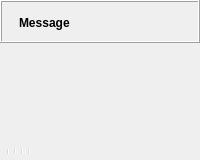
  <widget class="QWidget" name="centralwidget">
   <layout class="QVBoxLayout" name="verticalLayout_2">
    <property name="spacing">
     <number>0</number>
    </property>
    <property name="leftMargin">
     <number>0</number>
    </property>
    <property name="topMargin">
     <number>0</number>
    </property>
    <property name="rightMargin">
     <number>0</number>
    </property>
    <property name="bottomMargin">
     <number>0</number>
    </property>
    <item>
     <widget class="QWidget" name="mainWidget" native="true">
      <property name="sizePolicy">
       <sizepolicy hsizetype="Expanding" vsizetype="Expanding">
        <horstretch>0</horstretch>
        <verstretch>0</verstretch>
       </sizepolicy>
      </property>
      <layout class="QVBoxLayout" name="verticalLayout_3">
       <property name="spacing">
        <number>0</number>
       </property>
       <property name="leftMargin">
        <number>0</number>
       </property>
       <property name="topMargin">
        <number>0</number>
       </property>
       <property name="rightMargin">
        <number>0</number>
       </property>
       <property name="bottomMargin">
        <number>0</number>
       </property>
       <item>
        <widget class="QFrame" name="frameCompileResult">
         <property name="frameShape">
          <enum>QFrame::Shape::Box</enum>
         </property>
         <property name="frameShadow">
          <enum>QFrame::Shadow::Raised</enum>
         </property>
         <layout class="QGridLayout" name="gridLayoutCompileResult">
          <property name="leftMargin">
           <number>6</number>
          </property>
          <property name="topMargin">
           <number>6</number>
          </property>
          <property name="rightMargin">
           <number>6</number>
          </property>
          <property name="bottomMargin">
           <number>4</number>
          </property>
          <property name="horizontalSpacing">
           <number>4</number>
          </property>
          <item row="0" column="1">
           <widget class="QLabel" name="labelCompileResultMessage">
            <property name="sizePolicy">
             <sizepolicy hsizetype="Preferred" vsizetype="Preferred">
              <horstretch>1</horstretch>
              <verstretch>0</verstretch>
             </sizepolicy>
            </property>
            <property name="font">
             <font>
              <bold>true</bold>
             </font>
            </property>
            <property name="text">
             <string>Message</string>
            </property>
            <property name="wordWrap">
             <bool>true</bool>
            </property>
           </widget>
          </item>
          <item row="0" column="2">
           <widget class="QToolButton" name="toolButtonCompileResultClose">
            <property name="text">
             <string/>
            </property>
            <property name="icon">
             <iconset theme="openscad-close"/>
            </property>
            <property name="iconSize">
             <size>
              <width>22</width>
              <height>22</height>
             </size>
            </property>
            <property name="autoRaise">
             <bool>true</bool>
            </property>
           </widget>
          </item>
          <item row="0" column="0">
           <widget class="QLabel" name="labelCompileResultIcon">
            <property name="text">
             <string/>
            </property>
            <property name="scaledContents">
             <bool>true</bool>
            </property>
           </widget>
          </item>
         </layout>
        </widget>
       </item>
       <item>
        <widget class="QGLView" name="qglview" native="true">
         <property name="sizePolicy">
          <sizepolicy hsizetype="Expanding" vsizetype="Expanding">
           <horstretch>0</horstretch>
           <verstretch>0</verstretch>
          </sizepolicy>
         </property>
         <property name="minimumSize">
          <size>
           <width>200</width>
           <height>100</height>
          </size>
         </property>
        </widget>
       </item>
       <item>
        <widget class="QToolBar" name="viewerToolBar">
         <addaction name="designActionPreview"/>
         <addaction name="designActionRender"/>
         <addaction name="separator"/>
         <addaction name="viewActionViewAll"/>
         <addaction name="viewActionZoomIn"/>
         <addaction name="viewActionZoomOut"/>
         <addaction name="viewActionResetView"/>
         <addaction name="designActionMeasureDist"/>
         <addaction name="designActionMeasureAngle"/>
         <addaction name="separator"/>
         <addaction name="viewActionRight"/>
         <addaction name="viewActionLeft"/>
         <addaction name="viewActionBack"/>
         <addaction name="viewActionFront"/>
         <addaction name="viewActionTop"/>
         <addaction name="viewActionBottom"/>
         <addaction name="separator"/>
         <addaction name="viewActionPerspective"/>
         <addaction name="viewActionOrthogonal"/>
         <addaction name="separator"/>
         <addaction name="viewActionShowAxes"/>
         <addaction name="viewActionShowScaleProportional"/>
         <addaction name="viewActionShowEdges"/>
        </widget>
       </item>
      </layout>
      <zorder>qglview</zorder>
      <zorder>viewerToolBar</zorder>
      <zorder>frameCompileResult</zorder>
     </widget>
    </item>
   </layout>
  </widget>
